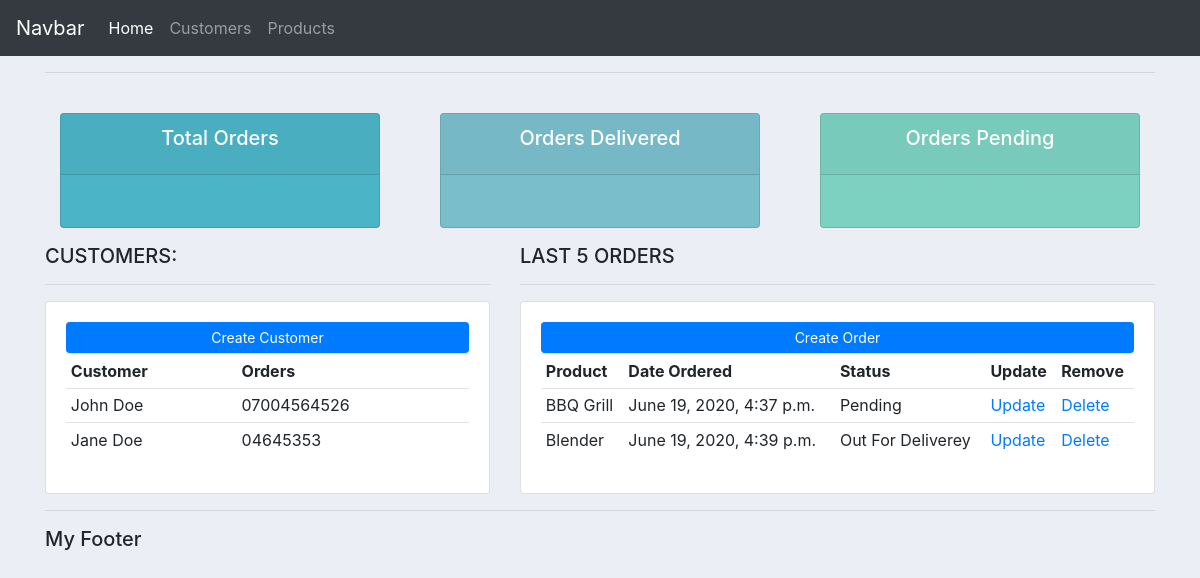
The page / on the database its author committed.
### accounts/models.py (models this page shows, shortened)
class Customer(models.Model):
	name = models.CharField(max_length=200, null=True)
	email = models.EmailField(null=True)
	contact = models.CharField(max_length=200, null=True)
	date_created = models.DateTimeField(auto_now_add=True, null=True)

class Order(models.Model):
	STATUS = (
			('Pending', 'Pending'),
			('Out For Deliverey', 'Out For Deliverey'),
			('Delivered', 'Delivered')
		)
	customer = models.ForeignKey(Customer, null=True, on_delete = models.SET_NULL)
	product = models.ForeignKey(Product, null=True, on_delete = models.SET_NULL)
	status = models.CharField(max_length=200, choices=STATUS, null=True)
	date_created = models.DateTimeField(auto_now_add=True, null=True)

class Product(models.Model):
	CATERGORY = (
			('Indoor', 'Indoor'),
			('Outdoor', 'Outdoor')
		)
	name = models.CharField(max_length=200, null=True)
	price = models.FloatField(null=True)
	category = models.CharField(max_length=200, null=True, choices=CATERGORY)
	description = models.TextField(null=True, blank=True)
	date_created = models.DateTimeField(auto_now_add=True, null=True)
	tag = models.ManyToManyField(Tag, null=True)
	def __str__(self):
		return self.name

### accounts/views.py (the view)
# urls.py: path("",views.home),
def home(request):
	customers = Customer.objects.all()
	orders = Order.objects.all()
	total_orders = Order.objects.all().count()
	context = {'customers':customers, 'orders': orders, 'total_orders': total_orders}
	return render(request, 'accounts/dashboard.html', context)

### accounts/templates/accounts/dashboard.html
{% extends "accounts/base.html" %}
{% block body_block %}
{% include "accounts/status.html" %}
<div class="row">
	<div class="col-md-5">
		<h5>CUSTOMERS:</h5>
		<hr>
		<div class="card card-body">
			<a class="btn btn-primary btn-sm btn-block" href="">Create Customer</a>
			<table class="table table-sm">
				<tr>
					<th>Customer</th>
					<th>Orders</th>
				</tr>
				{% for customer in customers %}
					<tr>
						<td>{{ customer.name }} </td>
						<td>{{ customer.contact }} </td>
					</tr>
				{% endfor %}
			</table>
		</div>
	</div>
	<div class="col-md-7">
		<h5>LAST 5 ORDERS</h5>
		<hr>
		<div class="card card-body">
			<a class="btn btn-primary btn-block btn-sm" href="">Create Order</a>
			<table class="table table-sm">
				<tr>
					<th>Product</th>
					<th>Date Ordered</th>
					<th>Status</th>
					<th>Update</th>
					<th>Remove</th>
				</tr>
				{% for order in orders %}
					<tr>
						<td>{{ order.product }}</td>
						<td>{{ order.date_created }}</td>
						<td>{{ order.status }}</td>
						<td><a href="">Update</a></td>
						<td><a href="">Delete</a></td>
					</tr>
				{% endfor %}
			</table>
		</div>
	</div>
</div>
{% endblock %}

### accounts/templates/accounts/base.html (shortened to what this page needs)
{% load static %}
<!DOCTYPE html>
<html>
<head>
	<link rel="stylesheet" href="https://stackpath.bootstrapcdn.com/bootstrap/4.5.0/css/bootstrap.min.css">
	<link rel="stylesheet" type="text/css" href="{% static '/css/main.css' %}">
</head>
<body>
	{% include "accounts/navbar.html" %}
	<div class="container">
		<hr>
		{% block body_block %}
		{% endblock %}
		<hr>
		<h5>My Footer</h5>
	</div>
</body>
</html>

### accounts/templates/accounts/navbar.html (shortened to what this page needs)
<nav class="navbar navbar-expand-lg navbar-dark bg-dark">
  <a class="navbar-brand" href="#">Navbar</a>
  <div class="collapse navbar-collapse" id="navbarNav">
    <ul class="navbar-nav">
      <li class="nav-item active">
        <a class="nav-link" href="#">Home <span class="sr-only">(current)</span></a>
      </li>
      <li class="nav-item">
        <a class="nav-link" href="#">Customers</a>
      </li>
      <li class="nav-item">
        <a class="nav-link" href="#">Products</a>
      </li>
    </ul>
  </div>
</nav>

### accounts/templates/accounts/status.html (shortened to what this page needs)
<br>
<div class="row">
	<div class="col">
		<div class="col-md">
			<div class="card text-center text-white mb-3" id='total-orders'>
				<div class="card-header">
					<div class="card-title">
						<h5 class="card-title">Total Orders</h5>
					</div>
				</div>
				<div class="card-body">
				</div>
			</div>
		</div>
	</div>
	<div class="col">
		<div class="col-md">
			<div class="card text-center text-white mb-3" id='orders-delivered'>
				<div class="card-header">
					<div class="card-title">
						<h5 class="card-title">Orders Delivered</h5>
					</div>
				</div>
					<div class="card-body">
					</div>
			</div>
		</div>
	</div>
	<div class="col">
		<div class="col-md">
			<div class="card text-center text-white mb-3" id='orders-pending'>
				<div class="card-header">
					<div class="card-title">
						<h5 class="card-title">Orders Pending</h5>
					</div>
				</div>
					<div class="card-body">
					</div>
			</div>
		</div>
	</div>
</div>

### static/css/main.css (style rules this page uses)
body { background-color: #ebeff5; }
#total-orders { background-color: #4cb4c7; }
#orders-delivered { background-color: #7abecc; }
#orders-pending { background-color: #7CD1C0; }

### rows shown on the page
Customer: name "John Doe", contact "07004564526"
Customer: name "Jane Doe", contact "04645353"
Order: product "BBQ Grill", date_created "June 19, 2020, 4:37 p.m.", status "Pending"
Order: product "Blender", date_created "June 19, 2020, 4:39 p.m.", status "Out For Deliverey"
